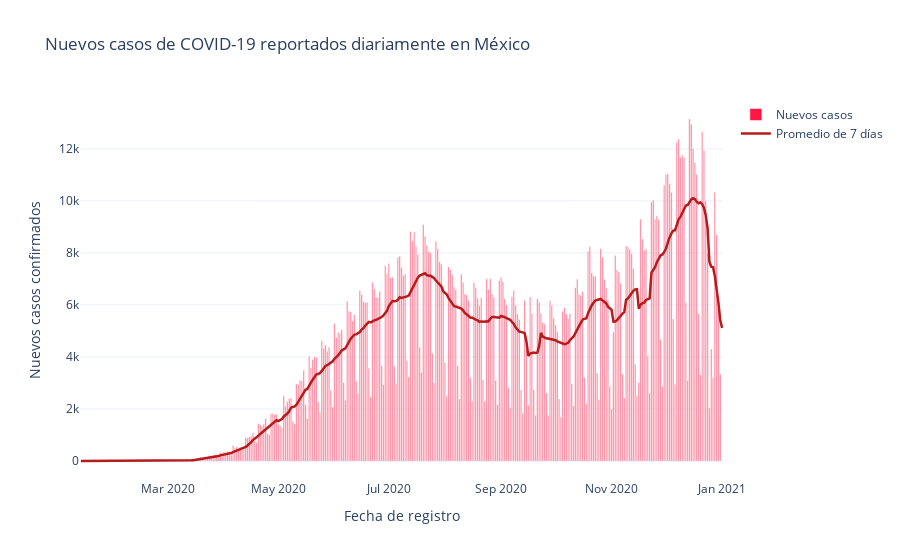
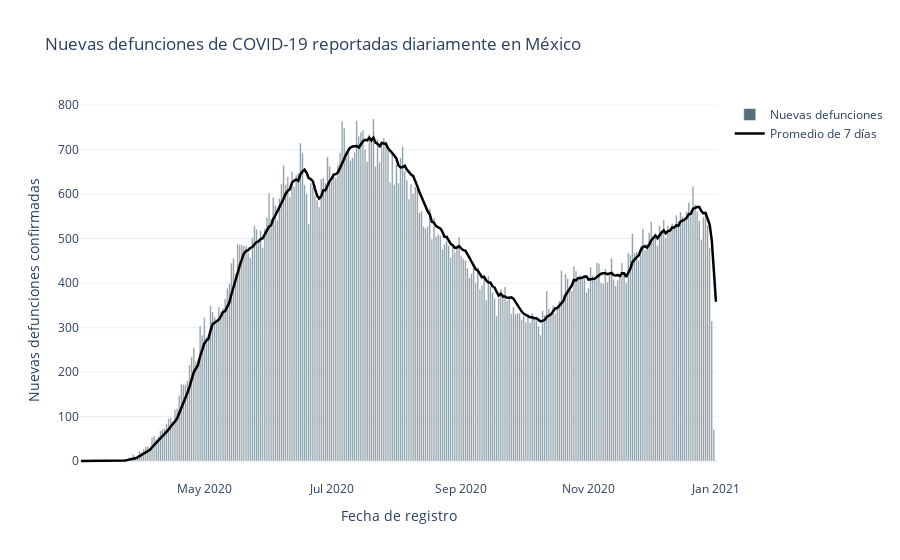

Notebook code for these charts, in order:
### Code cell
# fig_bar1_conf = px.bar(x =confirmados_por_fecha["fecha_ingreso"], y = confirmados_por_fecha["confirmados"], 
    
#                     labels= dict(x = "Fecha de registro", y = "Nuevos casos confirmados"), title="Nuevos casos de COVID-19 reportados diariamente", width = 900)
#fig_bar1_conf.update_traces( marker = dict(color = "#ff1744", opacity = 0.6))
# fig_bar2_def = px.bar(x = defunciones_por_fecha["fecha_defuncion"], y = defunciones_por_fecha["defunciones"],
#                         labels = dict(x = "Fecha de defunción", y = "Defunciones"), title = "Nuevas defunciones por COVID-19 reportadas diariamente", width = 900)

# fig_bar2_def.update_traces(marker = dict(color = "black"))

# Bar plots for confirmed and death cases ...
def show_confirmed_cases(cases, region):
    fig_bar1 = go.Figure()
    fig_bar1.add_trace(go.Bar(x =cases["fecha_ingreso"], y = cases["confirmados"], 
                                marker = dict(color = "#ff1744", opacity = 0.6 ), name = "Nuevos casos"))
    #Average of seven days curve ...                             
    fig_bar1.add_trace(go.Scatter(x = cases["fecha_ingreso"], y =  average_of_seven_days(cases["confirmados"]),
                                        mode = "lines", line = dict(color = "#b71c1c", width = 2.5), name = "Promedio de 7 días"))
    #custom layout
    fig_bar1.update_xaxes(title = "Fecha de registro",spikethickness= .4)
    fig_bar1.update_yaxes(title = "Nuevos casos confirmados")
    fig_bar1.update_layout(width = 900, hovermode = "x unified", title = "Nuevos casos de COVID-19 reportados diariamente en " + region)
    #Showing figure ... 
    fig_bar1.show()

def show_deaths(deaths,region):
    # Death cases ...
    fig_bar2 = go.Figure()
    fig_bar2.add_trace(go.Bar(x = deaths["fecha_defuncion"], y = deaths["defunciones"],
                                marker = dict(color = "#546e7a", opacity = 0.75), name = "Nuevas defunciones"))
    #Average of seven days curve ...                         
    fig_bar2.add_trace(go.Scatter(x = deaths["fecha_defuncion"], y =average_of_seven_days(deaths["defunciones"]),
                                        mode = "lines", line = dict(color = "black", width = 2.5), name = "Promedio de 7 días"))
    #custom layout
    fig_bar2.update_xaxes(title = "Fecha de registro",spikethickness= .4)
    fig_bar2.update_yaxes(title = "Nuevas defunciones confirmadas")
    fig_bar2.update_layout(width = 900, hovermode = "x unified", title = "Nuevas defunciones de COVID-19 reportadas diariamente en " + region)
    #Showing figure ...
    fig_bar2.show()

show_confirmed_cases(confirmados_por_fecha, "México")
show_deaths(defunciones_por_fecha,"México")

### Figure 1 — Plotly figure (JSON) as saved in the notebook; plotly's stock layout.template omitted (floating-point values rounded to 4 significant figures; data arrays with more than 128 entries replaced by an {"elided": "..."} marker saying what was removed)
{"data": [{"marker": {"color": "#ff1744", "opacity": 0.6}, "name": "Nuevos casos", "type": "bar", "x": {"elided": "314 str values"}, "y": {"elided": "314 int values"}}, {"line": {"color": "#b71c1c", "width": 2.5}, "mode": "lines", "name": "Promedio de 7 días", "type": "scatter", "x": {"elided": "314 str values"}, "y": {"elided": "314 int values"}}], "layout": {"hovermode": "x unified", "title": {"text": "Nuevos casos de COVID-19 reportados diariamente en México"}, "width": 900, "xaxis": {"spikethickness": 0.4, "title": {"text": "Fecha de registro"}}, "yaxis": {"title": {"text": "Nuevos casos confirmados"}}}}

### Figure 2 — Plotly figure (JSON) as saved in the notebook; plotly's stock layout.template omitted (floating-point values rounded to 4 significant figures; data arrays with more than 128 entries replaced by an {"elided": "..."} marker saying what was removed)
{"data": [{"marker": {"color": "#546e7a", "opacity": 0.75}, "name": "Nuevas defunciones", "type": "bar", "x": {"elided": "291 str values"}, "y": {"elided": "291 int values"}}, {"line": {"color": "black", "width": 2.5}, "mode": "lines", "name": "Promedio de 7 días", "type": "scatter", "x": {"elided": "291 str values"}, "y": {"elided": "291 int values"}}], "layout": {"hovermode": "x unified", "title": {"text": "Nuevas defunciones de COVID-19 reportadas diariamente en México"}, "width": 900, "xaxis": {"spikethickness": 0.4, "title": {"text": "Fecha de registro"}}, "yaxis": {"title": {"text": "Nuevas defunciones confirmadas"}}}}
